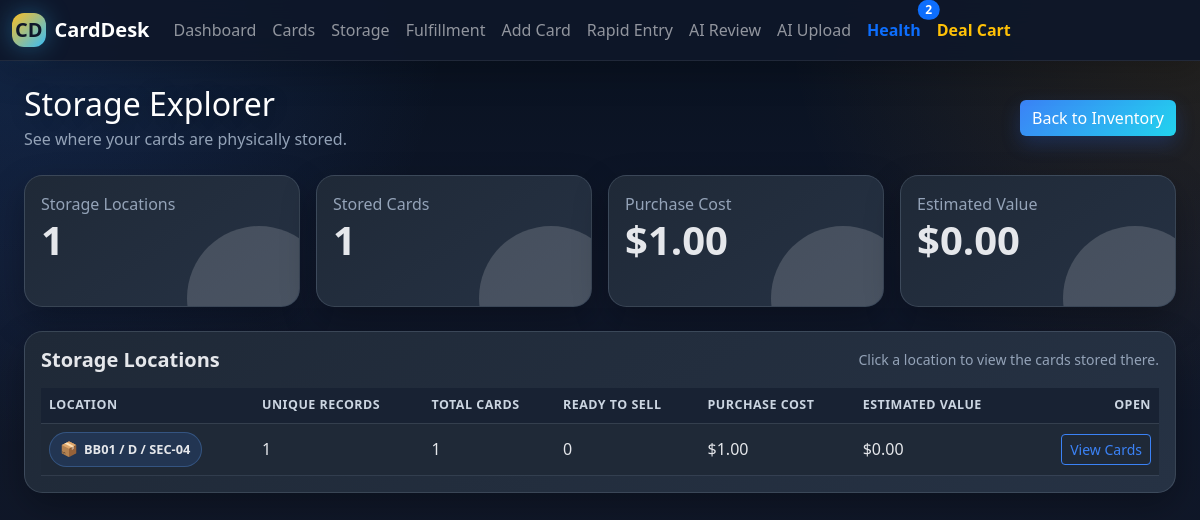
Page /storage on the committed database.
### models.py (models this page shows)
class Card(db.Model):
    id = db.Column(db.Integer, primary_key=True)
    card_code = db.Column(db.String(50), unique=True, nullable=False)
    player_name = db.Column(db.String(100), nullable=False)
    year = db.Column(db.Integer)
    sport = db.Column(db.String(50))
    brand = db.Column(db.String(100))
    set_name = db.Column(db.String(100))
    card_number = db.Column(db.String(50))
    variation = db.Column(db.String(100))
    is_hof = db.Column(db.Boolean, default=False)
    is_rookie = db.Column(db.Boolean, default=False)
    card_type = db.Column(db.String(20), default="Raw")
    grading_company = db.Column(db.String(50))
    actual_grade = db.Column(db.String(20))
    cert_number = db.Column(db.String(100))
    grade_estimate = db.Column(db.String(20))
    quantity = db.Column(db.Integer, default=1)
    purchase_price = db.Column(db.Float)
    estimated_value = db.Column(db.Float)
    asking_price = db.Column(db.Float)
    sold_price = db.Column(db.Float)
    sold_date = db.Column(db.String(20))
    sales_platform = db.Column(db.String(100))
    purchase_date = db.Column(db.String(20))
    acquisition_source = db.Column(db.String(50), default="Existing Inventory")
    acquisition_date = db.Column(db.String(20))
    acquisition_event = db.Column(db.String(150))
    storage_location = db.Column(db.String(200))
    image_filename = db.Column(db.String(200))
    image_back_filename = db.Column(db.String(200))
    notes = db.Column(db.Text)
    status = db.Column(db.String(50), default="Holding")
    collection_type = db.Column(db.String(50), default="Inventory")
    deal_id = db.Column(db.String(100))
    customer_name = db.Column(db.String(150))
    payment_type = db.Column(db.String(50))
    deal_discount_percent = db.Column(db.Float)
    trade_credit = db.Column(db.Float)
    cash_received = db.Column(db.Float)
    deal_notes = db.Column(db.Text)
    fulfillment_status = db.Column(db.String(50), default="In Storage")
    shipping_carrier = db.Column(db.String(50))
    tracking_number = db.Column(db.String(100))
    shipping_cost = db.Column(db.Float)
    shipped_date = db.Column(db.String(20))
    shipping_notes = db.Column(db.Text)
    created_at = db.Column(db.DateTime, server_default=db.func.now())

### modules/storage_routes.py (the view)
    @app.route("/storage")
    def storage_explorer():
        storage_summary = get_storage_summary()
        total_locations = len(storage_summary)
        total_cards = sum(item["total_cards"] for item in storage_summary)
        total_purchase_cost = sum(item["purchase_cost"] for item in storage_summary)
        total_estimated_value = sum(item["estimated_value"] for item in storage_summary)
        return render_template(
            "storage.html",
            storage_summary=storage_summary,
            total_locations=total_locations,
            total_cards=total_cards,
            total_purchase_cost=total_purchase_cost,
            total_estimated_value=total_estimated_value
        )

### app.py (called while the page is built, shortened)
def get_deal_cart_ids():
    return [int(card_id) for card_id in session.get("deal_cart", [])]

def get_deal_cart_cards():
    cart_ids = get_deal_cart_ids()
    if not cart_ids:
        return []

### templates/storage.html (shortened to what this page needs)
{% extends "base.html" %}
{% block content %}
<div class="d-flex flex-wrap justify-content-between align-items-center gap-2 mb-4 cw-page-title">
    <div>
        <h1 class="h2 mb-1">Storage Explorer</h1>
        <p class="text-muted mb-0">See where your cards are physically stored.</p>
    </div>
    <a class="btn btn-primary" href="{{ url_for('cards') }}">Back to Inventory</a>
</div>
<div class="row g-3 mb-4">
    <div class="col-md-3">
        <div class="card stat-card stat-blue">
            <div class="card-body position-relative">
                <div class="text-muted">Storage Locations</div>
                <div class="display-6 fw-bold">{{ total_locations }}</div>
            </div>
        </div>
    </div>
    <div class="col-md-3">
        <div class="card stat-card stat-purple">
            <div class="card-body position-relative">
                <div class="text-muted">Stored Cards</div>
                <div class="display-6 fw-bold">{{ total_cards }}</div>
            </div>
        </div>
    </div>
    <div class="col-md-3">
        <div class="card stat-card stat-green">
            <div class="card-body position-relative">
                <div class="text-muted">Purchase Cost</div>
                <div class="display-6 fw-bold">${{ "%.2f"|format(total_purchase_cost or 0) }}</div>
            </div>
        </div>
    </div>
    <div class="col-md-3">
        <div class="card stat-card stat-gold">
            <div class="card-body position-relative">
                <div class="text-muted">Estimated Value</div>
                <div class="display-6 fw-bold">${{ "%.2f"|format(total_estimated_value or 0) }}</div>
            </div>
        </div>
    </div>
</div>
<div class="card page-card">
    <div class="card-body">
        <div class="d-flex flex-wrap justify-content-between align-items-center gap-2 mb-3">
            <h5 class="mb-0 fw-bold">Storage Locations</h5>
            <span class="text-muted small">Click a location to view the cards stored there.</span>
        </div>
        <div class="table-responsive">
            <table class="table table-hover align-middle mb-0">
                <thead class="table-light">
                    <tr>
                        <th>Location</th>
                        <th>Unique Records</th>
                        <th>Total Cards</th>
                        <th>Ready to Sell</th>
                        <th>Purchase Cost</th>
                        <th>Estimated Value</th>
                        <th class="text-end">Open</th>
                    </tr>
                </thead>
                <tbody>
                    {% for item in storage_summary %}
                        <tr class="inventory-row">
                            <td><a class="storage-pill" href="{{ url_for('cards', storage=item.location) }}">{{ item.location }}</a></td>
                            <td>{{ item.unique_cards }}</td>
                            <td>{{ item.total_cards }}</td>
                            <td>{{ item.ready_to_sell }}</td>
                            <td>${{ "%.2f"|format(item.purchase_cost or 0) }}</td>
                            <td>${{ "%.2f"|format(item.estimated_value or 0) }}</td>
                            <td class="text-end">
                                <a class="btn btn-sm btn-outline-primary" href="{{ url_for('cards', storage=item.location) }}">View Cards</a>
                            </td>
                        </tr>
                    {% else %}
                        <tr>
                            <td colspan="7" class="text-center text-muted py-5">
                                No storage locations found yet. Add storage locations on your card records to use this page.
                            </td>
                        </tr>
                    {% endfor %}
                </tbody>
            </table>
        </div>
    </div>
</div>
{% endblock %}

### static/css/carddesk.css (style rules this page uses)
:root { --cw-bg: #111827; --cw-bg-soft: #162033; --cw-panel: #ffffff; --cw-panel-soft: #f8fafc; --cw-ink: #172033; --cw-muted: #64748b; --cw-blue: #2563eb; --cw-cyan: #06b6d4; --cw-green: #16a34a; --cw-gold: #f59e0b; --cw-red: #dc2626; --cw-purple: #7c3aed; }
body { min-height: 100vh; color: var(--cw-ink); background: radial-gradient(circle at top left, rgba(37, 99, 235, .22), transparent 30rem), radial-gradient(circle at top right, rgba(245, 158, 11, .18), transparent 28rem), linear-gradient(180deg, #0f172a 0%, #111827 18rem, #eef2f7 18rem, #f6f8fc 100%); }
.cw-page-title h1, .cw-page-title .h2 { color: #ffffff; text-shadow: 0 2px 18px rgba(0,0,0,.3); }
.cw-page-title p, .cw-page-subtitle { color: rgba(255,255,255,.74) !important; }
.page-card, .stat-card { border: 0; border-radius: 1.15rem; box-shadow: 0 .75rem 2rem rgba(15, 23, 42, .1); overflow: hidden; }
.stat-card { position: relative; color: white; min-height: 132px; transition: transform .15s ease, box-shadow .15s ease; }
.stat-card::after { content: ""; position: absolute; inset: auto -2rem -4rem auto; width: 9rem; height: 9rem; border-radius: 999px; background: rgba(255,255,255,.16); }
.stat-card .text-muted { color: rgba(255,255,255,.78) !important; }
.stat-blue { background: linear-gradient(135deg, #2563eb, #06b6d4); }
.stat-purple { background: linear-gradient(135deg, #7c3aed, #2563eb); }
.stat-green { background: linear-gradient(135deg, #16a34a, #22c55e); }
.stat-gold { background: linear-gradient(135deg, #f59e0b, #ef4444); }
.table thead th { color: #475569; font-size: .78rem; text-transform: uppercase; letter-spacing: .04em; }
.inventory-row { transition: transform .15s ease, background-color .15s ease; }
.btn-primary { border: 0; background: linear-gradient(135deg, var(--cw-blue), var(--cw-cyan)); box-shadow: 0 .5rem 1.2rem rgba(37,99,235,.24); }
.btn-outline-primary { border-color: var(--cw-blue); color: var(--cw-blue); }
.table tbody tr.inventory-row:nth-child(odd) > * { background-color: #ffffff !important; }
.storage-pill { display: inline-flex; align-items: center; gap: .35rem; padding: .35rem .65rem; border-radius: 999px; color: #0f172a; background: #e2e8f0; border: 1px solid #cbd5e1; font-weight: 800; font-size: .80rem; text-decoration: none; white-space: nowrap; transition: background-color .15s ease, border-color .15s ease, transform .15s ease; }
.storage-pill::before { content: "📦"; font-size: .9rem; }
:root { --cw-bg: #0b1120; --cw-bg-soft: #111827; --cw-panel: #1f2937; --cw-panel-soft: #263244; --cw-panel-lift: #2b374a; --cw-border-soft: rgba(148, 163, 184, .22); --cw-ink: #e5e7eb; --cw-muted: #94a3b8; --cw-muted-soft: #cbd5e1; --cw-blue: #3b82f6; --cw-cyan: #22d3ee; --cw-green: #22c55e; --cw-gold: #f59e0b; --cw-red: #ef4444; --cw-purple: #8b5cf6; }
body { color: var(--cw-ink); background: radial-gradient(circle at top left, rgba(59, 130, 246, .18), transparent 28rem), radial-gradient(circle at top right, rgba(245, 158, 11, .12), transparent 26rem), linear-gradient(180deg, #08111f 0%, #0f172a 16rem, #111827 100%) !important; }
.page-card, .stat-card, .card { background: linear-gradient(145deg, #1f2937, #263244) !important; border: 1px solid var(--cw-border-soft) !important; color: var(--cw-ink); box-shadow: 0 .85rem 2.2rem rgba(0, 0, 0, .28) !important; }
.detail-label, .recent-sale-meta, .recent-sale-date, .workflow-action-subtitle, .text-muted, .card .text-muted, p.text-muted, .small.text-muted { color: var(--cw-muted) !important; }
.table { color: #e5e7eb !important; }
.table thead th, .table-light th { color: #cbd5e1 !important; background-color: #182233 !important; border-color: rgba(148,163,184,.18) !important; }
.table tbody tr.inventory-row:nth-child(odd) > *, .table tbody tr.inventory-row:nth-child(even) > * { color: #e5e7eb !important; background-color: #1f2937 !important; border-color: rgba(148,163,184,.14) !important; }
.storage-pill { color: #e5e7eb !important; background: rgba(59,130,246,.14) !important; border-color: rgba(96,165,250,.28) !important; }

### rows in the picture
Card: location "BB01 / D / SEC-04", unique_cards "1", total_cards "1", ready_to_sell "0", purchase_cost "1.00", estimated_value "0.00"

### other values in the picture
{{ health_issue_count }} "2"
{{ total_locations }} "1"
{{ total_cards }} "1"
{{ "%.2f"|format(total_purchase_cost or 0) }} "1.00"
{{ "%.2f"|format(total_estimated_value or 0) }} "0.00"
